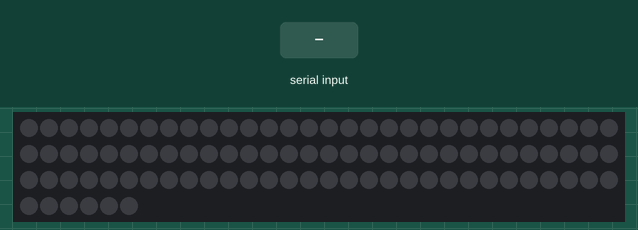
Simulated run of this sketch. Board: Arduino Uno, built with avr-gcc and run on an emulated ATmega328P. On the bench: 96 RGB LEDs in strip order, left to right, continuing on the next row. Inputs (shaded band) come from the test bench. Random numbers use the default seed unless the sketch sets one.

Above: at 1.2 s.
1.3 s: "T,45\n" received over Serial
At 1.45 s:
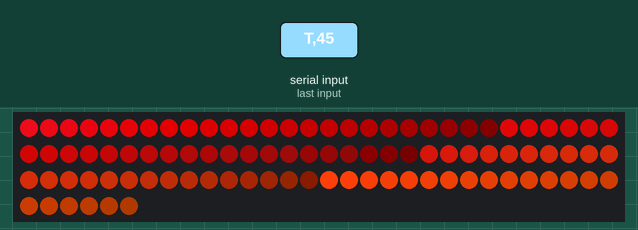
At 2.06 s:
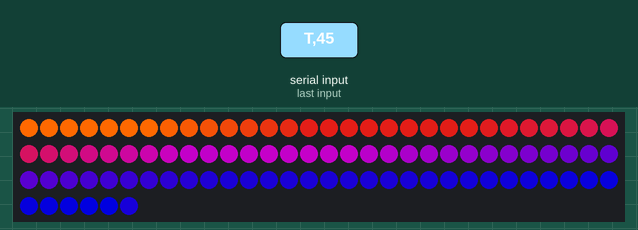
3.7 s: "200\n" received over Serial
At 4.5 s:
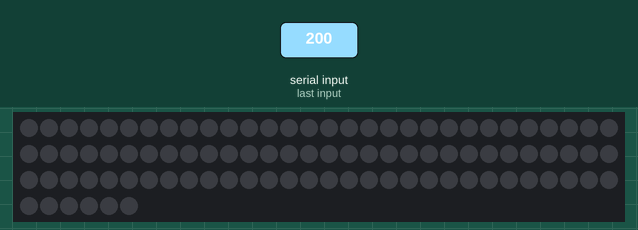
5.2 s: "30,150\n" received over Serial
6.7 s: "30,150\n" received over Serial
8.2 s: "200\n" received over Serial
9.7 s: "30,150\n" received over Serial
Timing chart, 0 to 12.2 s (numbered marks = the images above; inputs shaded):
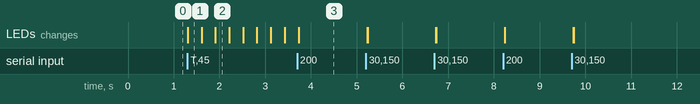

Measured:
- after the input at 1.3 s, the LEDs: change at once (image 1)

The sketch:

light.ino
```cpp
#include <FastLED.h>

/* Anzahl der Leds */
#define NUM_LEDS    96

/* Angabe der Helligkeit */
#define BRIGHTNESS  255

/* Angabe des LED-Strips */
#define LED_TYPE    WS2801

/* Angabe der Farbwerte */
#define COLOR_ORDER RGB

/* Pin-Belegung zur "Ansteuerung" des LED-Strips */
/* (Master In Slave Out (MOSI) */
#define DATA_PIN 11

/* Serial Clock (SCK) */
#define CLOCK_PIN 13

/**
   Beeinhaltet die einzelnen Emotionen
*/
typedef enum {
  NONE = 0, NEUTRAL, HAPPY, SAD, ANGRY, DISGUSTED, FEARFUL, SURPRISED
} Emotion;

/**
 * Angabe der aktuellen Emotion
 */
static Emotion emotion = NONE;

/**
 * Beinhaltet die Farbwerte dr einzelnen LEDs des Strips
 */
CRGB leds[NUM_LEDS];

/**
 * Angabe, ob Animatation angezeigt werden soll
 */
static uint8_t animationOn = 0;

static uint16_t frame = 0;

/**
 * Farbwerte fuer die Palette setzen
 */
DEFINE_GRADIENT_PALETTE( Sunset_gp ) {
  0, 120,  0,  0,
  22, 179, 22,  0,
  51, 255, 104,  0,
  85, 167, 22, 18,
  135, 100,  0, 103,
  198,  16,  0, 130,
  255,   0,  0, 160
};

/**
 * Farbwerte fuer die Palette setzen
 */
DEFINE_GRADIENT_PALETTE( Angry_gp ) {
  0, 210, 11, 24,
  22, 255, 0,  0,
  51, 163, 6,  6,
  85, 121, 9, 9,
  135, 255,  61, 12,
  198,  255,  84, 0,
  255,  245,  229, 70
};

/**
 * Farbpalette fuer die Animation von Disgusted
 */
CRGBPalette16 disgustedPal = Sunset_gp;

/**
 * Farbpalette fuer die Animation von Angry
 */
CRGBPalette16 angryPal = Angry_gp;

/*----------------------------Animation und Farbangaben---------------------------------*/

/**
 * Animiert die LEDs wellenfoermig.
 */
static void drawWave() {
  FastLED.clear();
  uint8_t value = 0;
  static const uint32_t MAX_VAL = 65536;

  /* LEDs durchlaufen und farbwert ermitteln */
  for (uint8_t i = 0; i < NUM_LEDS; i++) {
    /* Neuen Farbwert ermitteln */
    value = (sin16(frame + ((MAX_VAL / NUM_LEDS) * i)) + (MAX_VAL / 2)) / 256;

    /* Aktuelle LED auf Farbwert setzen, wenn dieser gueltig ist */
    if (value >= 0) {
      leds[i] += CHSV(25, 255, value);
    }
  }
}

/**
 * Setzt die LEDs auf die angebenen Animation/Farbwerte fuer die Emotion Neutral
 */
static void illuminateNeutral() {
  static const uint16_t ANIMATE_SPEED = 100;
  /* Pruefen, ob die LEDs animiert werden sollen */
  if (animationOn) {
    drawWave();
  }
  else {
    /* LEDs auf angegebenen Farbwert setzen */
    fill_solid(leds, NUM_LEDS, CRGB(138, 30, 0));
  }
  FastLED.show();
  frame += ANIMATE_SPEED;
}

/**
 * Animiert die LEDs wie einen bunten Kometen mit Richtungswechsel.
 */
static void drawComet() {
  static const uint8_t FADE_AMOUNT = 128;
  static const uint8_t COMET_SIZE = 30;
  static const uint8_t DELTA_HUE = 4;

  static uint8_t hue = HUE_RED;
  static int dir = 1;
  static int pos = 0;

  /* Farbwert wird weiter gesetzt */
  hue += DELTA_HUE;
  /* Position wird weiter gesetzt */
  pos += dir;

  /* Pruefen, ob der Komet seine Richtung aendern soll */
  if (pos == (NUM_LEDS - COMET_SIZE) || pos == 0) {
    dir *= -1;
  }

  /* Farbwert der LEDs setzen */
  for (uint8_t i = 0; i < COMET_SIZE; i++) {
    leds[pos + i].setHue(hue);
  }

  /* Farbwert der LEDs zufaellig abdunkeln */
  for (uint8_t j = 0; j < NUM_LEDS; j++) {
    if (random(10) > 5) {
      leds[j] = leds[j].fadeToBlackBy(FADE_AMOUNT);
    }
  }
  delay(20);
}

/**
 * Setzt die LEDs auf die angebenen Animation/Farbwerte fuer die Emotion Happy
 */
static void illuminateHappy() {
  /* Pruefen, ob die LEDs animiert werden sollen */
  if (animationOn) {
    drawComet();
  }
  else {
    /* LEDs auf angegebenen Farbwert setzen */
    fill_solid(leds, NUM_LEDS, CRGB(224, 80, 0));

  }
  FastLED.show();
}

/**
 * Animiert ein zufaelliges Funkeln der LEDs.
 *
 * @param color Farbe der Funken
 * @param d delay Angabe
 * @param fadeAmount Angabe, um wieviel die leds abdunkeln
 */
static void drawTwinkles(CHSV color, uint8_t d, uint8_t fadeAmount) {
  /* Alle LEDs abdunkeln */
  fadeToBlackBy( leds, NUM_LEDS, fadeAmount);
  /* Zufaellige Position ermitteln */
  uint8_t pos = random16(NUM_LEDS);
  /* Farbwert der LED an der ermittelten Position setzen */
  leds[pos] += color;
  delay(d);
}

/**
 * Setzt die LEDs auf die angebenen Animation/Farbwerte fuer die Emotion Sad
 */
static void illuminateSad() {
  /* Pruefen, ob die LEDs animiert werden sollen */
  if (animationOn) {
    drawTwinkles(CHSV(130 + random8(90), 200, 255), 30, 7);
  }
  else {
    /* LEDs auf angegebenen Farbwert setzen */
    fill_solid(leds, NUM_LEDS, CRGB(80, 0, 224));
  }
  FastLED.show();
}

/**
 * Animiert die LEDs als pulsierenden Ring, der sich vor und zurueck bewegt.
 */
static void drawForwardBackward() {
  /* Angabe der BPM zu denen die LEDs pulsieren */
  static const uint8_t BPM = 62;
  uint8_t beat = beatsin8(BPM, 64, 255);
  /* LEDs durchlaufen und Farbwert anpassen */
  for (uint8_t i = 0; i < NUM_LEDS; i++) {
    leds[i] = ColorFromPalette(angryPal, (i * 2), beat - (i * 10));
  }
}

/**
 * Setzt die LEDs auf die angebenen Animation/Farbwerte fuer die Emotion Angry
 */
static void illuminateAngry() {
  /* Pruefen, ob die LEDs animiert werden sollen */
  if (animationOn) {
    drawForwardBackward();
  }
  else {
    /* LEDs auf angegebenen Farbwert setzen */
    fill_solid(leds, NUM_LEDS, CRGB(224, 0, 0));
  }
  FastLED.show();
}

/**
 * Animiert die LEDs mit einem weichen Farbverlauf in den Farben eines Sonnenuntergangs.
 */
static void drawSunset() {
  static uint8_t disgustedPalIdx = 0;
  /* Aendert den Farbewert der LEDs zu der Farbe, die ueber den passenden Index der Palette erreicht wird */
  fill_palette(leds, NUM_LEDS, disgustedPalIdx, 255 / NUM_LEDS, disgustedPal, 255, LINEARBLEND);

  EVERY_N_MILLISECONDS(10) {
    /* Farbwert veraendern, in dem der Indes der Palette weiter gesetzt wird */
    disgustedPalIdx++;
  }
}

/**
 * Setzt die LEDs auf die angebenen Animation/Farbwerte fuer die Emotion Disgusted
 */
static void illuminateDisgusted() {
  /* Pruefen, ob die LEDs animiert werden sollen */
  if (animationOn) {
    drawSunset();
  }
  else {
    /* LEDs auf angegebenen Farbwert setzen */
    fill_solid(leds, NUM_LEDS, CRGB(180, 0, 50));
  }
  FastLED.show();
}

/**
 * Sorgt dafuer, dass die angegebene Schrittgroesse den Wertebereich nicht verlaesst
 *
 * @param step Schrittgroesse die den Wertebereich nicht verlassen soll
 * @return geclampte neue Schrittgroesse
 */
static uint8_t wrap(uint8_t step) {
  uint8_t newStep = step;
  if (newStep < 0) {
    newStep = NUM_LEDS + step;
  }
  if (newStep > NUM_LEDS - 1) {
    newStep = step - NUM_LEDS;
  }
  return newStep;
}

/**
 * Animiert die LEDs mit einer Hintergrundfarbe und zufaellig bewegten LEDs.
 */
static void drawRipple() {
  static const uint8_t COLOR = 205;
  static const uint8_t MAX_STEPS = 16;
  static const float FADE_AMOUNT = 0.8;
  static uint8_t center = 0;
  static uint8_t step = 0;

  /* Hintergrundfarbe der LEDs setzen */
  fill_solid(leds, NUM_LEDS, CHSV(110, 255, 100));

  /* Neuen zufaelligen Startpunkt fuer die andersfarbigen LEDs ermitteln */
  if (step == 0) {
    center = random(NUM_LEDS);
    leds[center] = CHSV(COLOR, 255, 255);
    step++;
  }

  else {

    /* Wenn die bewegten LEDs noch nicht maximale Entfernung zum Startpunkt erreicht haben */
    if (step < MAX_STEPS) {
      uint8_t counter = 1;
      uint8_t index = step;

      /* Farbwert der bewegten LEDs ermitteln */
      while (index > 0) {
        leds[wrap(center + step - counter)] = CHSV(COLOR, 0, pow(FADE_AMOUNT, step - (counter - 1))*255);
        leds[wrap(center - step + counter)] = CHSV(COLOR, 0, pow(FADE_AMOUNT, step - (counter - 1))*255);
        counter += 2;
        index--;
        delay(10);
      }
      step++;
    }

    else {
      step = 0;
    }
  }
}

/**
 * Setzt die LEDs auf die angebenen Animation/Farbwerte fuer die Emotion Fearful
 */
static void illuminateFearful() {
  /* Pruefen, ob die LEDs animiert werden sollen */
  if (animationOn) {
    drawRipple();
  }
  else {
    /* LEDs auf angegebenen Farbwert setzen */
    fill_solid(leds, NUM_LEDS, CRGB(0, 150, 20));
  }
  FastLED.show();
}

/**
 * Setzt die LEDs auf die angebenen Animation/Farbwerte fuer die Emotion Surprised
 */
static void illuminateSurprised() {
  /* Pruefen, ob die LEDs animiert werden sollen */
  if (animationOn) {
    drawTwinkles(CHSV(0,0,BRIGHTNESS), 20, 15);
  }
  else {
    /* LEDs auf angegebenen Farbwert setzen */
    fill_solid(leds, NUM_LEDS, CRGB(50, 50, 120));
  }
  FastLED.show();
}

/* ----------------------------------------------------------------------------- */

/**
 * Initialisiert die LEDs.
 */
void setup() {
  Serial.begin(9600);
  FastLED.addLeds<LED_TYPE, DATA_PIN, CLOCK_PIN, COLOR_ORDER>(leds, NUM_LEDS).setCorrection(TypicalLEDStrip);
  FastLED.setBrightness(BRIGHTNESS);
}

/**
 * Main-Loop
 * Sorgt dafuer, dass die LEDs veraendert werden koennen.
 */
void loop() {
  /* Lesen der Daten vom PI */
  char temp = Serial.read();

  /* Pruefen, ob die Animation ausgeschaltet wurde */
  if (temp == 'F') {
    animationOn = 0;
  }
  /* Pruefen, ob die Animation angeschaltet wurde */
  else if (temp == 'T') {
    animationOn = 1;
  }
  /* Umwandeln des gelesenen Zeichens in eine Zahl */
  else {
    temp = temp - '0';
  }

  /* Pruefen, ob die gespeicherte Zahl einer Emotion entspricht */
  if ((emotion != temp) && (temp >= 0) && (temp < 8)) {
    emotion = (Emotion) temp;
  }

  /* Je nach Emotion, Farbe oder Animation der LEDs anpassen */
  switch (emotion) {
    /* Keine Emotion -> LEDs aus */
    case NONE:
      FastLED.clear();
      FastLED.show();
      break;
    case NEUTRAL:
      illuminateNeutral();
      break;
    case HAPPY:
      illuminateHappy();
      break;
    case SAD:
      illuminateSad();
      break;
    case ANGRY:
      illuminateAngry();
      break;
    case DISGUSTED:
      illuminateDisgusted();
      break;
    case FEARFUL:
      illuminateFearful();
      break;
    case SURPRISED:
      illuminateSurprised();
      break;
    default:
      break;
  }
}
```
